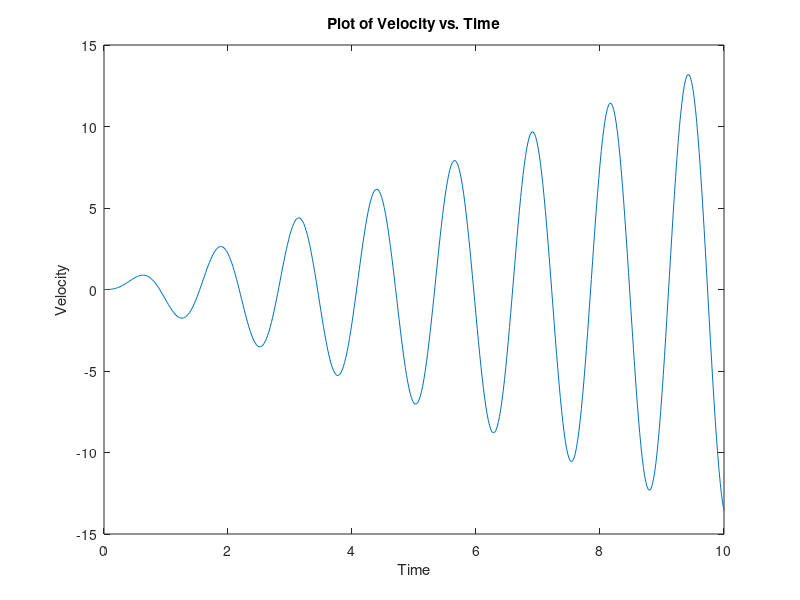

Write MATLAB code to recreate this figure.
% Acceleration and Velocity

% Acceleration function handle
a = @(t) 7*t.*sin(5*t);

% Use a time forloop to find array of velocities
count = 1;

for t = 0:0.02:10
    v(count) = integral(a,0,t);
    count = count + 1;
end

t = 0:0.02:10;
% Plot velocity vs time
plot(t,v);
xlabel('Time');
ylabel('Velocity');
title("Plot of Velocity vs. Time")
